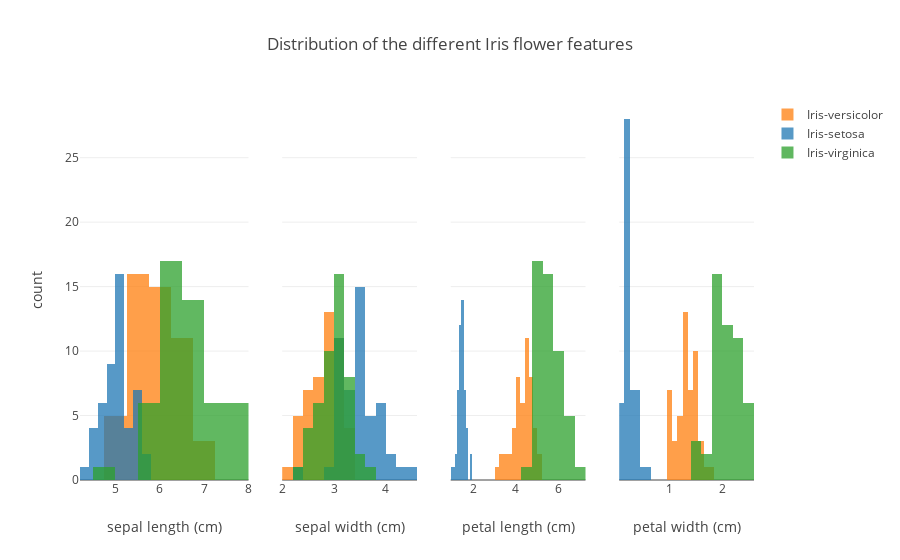

Notebook code for this chart:
### Code cell
# plotting histograms

traces = []

legend = {0:False, 1:False, 2:False, 3:True}

colors = {'Iris-setosa': 'rgb(31, 119, 180)', 
          'Iris-versicolor': 'rgb(255, 127, 14)', 
          'Iris-virginica': 'rgb(44, 160, 44)'}

for col in range(4):
    for key in colors:
        traces.append(go.Histogram(x=X[y==key, col], 
                        opacity=0.75,
                        xaxis='x%s' %(col+1),
                        marker=Marker(color=colors[key]),
                        name=key,
                        showlegend=legend[col]))

data = go.Data(traces)

layout = go.Layout(barmode='overlay',
                xaxis=go.XAxis(domain=[0, 0.25], title='sepal length (cm)'),
                xaxis2=go.XAxis(domain=[0.3, 0.5], title='sepal width (cm)'),
                xaxis3=go.XAxis(domain=[0.55, 0.75], title='petal length (cm)'),
                xaxis4=go.XAxis(domain=[0.8, 1], title='petal width (cm)'),
                yaxis=go.YAxis(title='count'),
                title='Distribution of the different Iris flower features')

fig = go.Figure(data=data, layout=layout)
iplot(fig)

### Figure 1 — Plotly figure (JSON) as saved in the notebook; plotly's stock layout.template omitted (floating-point values rounded to 4 significant figures)
{"data": [{"marker": {"color": "rgb(255, 127, 14)"}, "name": "Iris-versicolor", "opacity": 0.75, "showlegend": false, "type": "histogram", "x": [7, 6.4, 6.9, 5.5, 6.5, 5.7, 6.3, 4.9, 6.6, 5.2, 5, 5.9, 6, 6.1, 5.6, 6.7, 5.6, 5.8, 6.2, 5.6, 5.9, 6.1, 6.3, 6.1, 6.4, 6.6, 6.8, 6.7, 6, 5.7, 5.5, 5.5, 5.8, 6, 5.4, 6, 6.7, 6.3, 5.6, 5.5, 5.5, 6.1, 5.8, 5, 5.6, 5.7, 5.7, 6.2, 5.1, 5.7], "xaxis": "x1"}, {"marker": {"color": "rgb(31, 119, 180)"}, "name": "Iris-setosa", "opacity": 0.75, "showlegend": false, "type": "histogram", "x": [5.1, 4.9, 4.7, 4.6, 5, 5.4, 4.6, 5, 4.4, 4.9, 5.4, 4.8, 4.8, 4.3, 5.8, 5.7, 5.4, 5.1, 5.7, 5.1, 5.4, 5.1, 4.6, 5.1, 4.8, 5, 5, 5.2, 5.2, 4.7, 4.8, 5.4, 5.2, 5.5, 4.9, 5, 5.5, 4.9, 4.4, 5.1, 5, 4.5, 4.4, 5, 5.1, 4.8, 5.1, 4.6, 5.3, 5], "xaxis": "x1"}, {"marker": {"color": "rgb(44, 160, 44)"}, "name": "Iris-virginica", "opacity": 0.75, "showlegend": false, "type": "histogram", "x": [6.3, 5.8, 7.1, 6.3, 6.5, 7.6, 4.9, 7.3, 6.7, 7.2, 6.5, 6.4, 6.8, 5.7, 5.8, 6.4, 6.5, 7.7, 7.7, 6, 6.9, 5.6, 7.7, 6.3, 6.7, 7.2, 6.2, 6.1, 6.4, 7.2, 7.4, 7.9, 6.4, 6.3, 6.1, 7.7, 6.3, 6.4, 6, 6.9, 6.7, 6.9, 5.8, 6.8, 6.7, 6.7, 6.3, 6.5, 6.2, 5.9], "xaxis": "x1"}, {"marker": {"color": "rgb(255, 127, 14)"}, "name": "Iris-versicolor", "opacity": 0.75, "showlegend": false, "type": "histogram", "x": [3.2, 3.2, 3.1, 2.3, 2.8, 2.8, 3.3, 2.4, 2.9, 2.7, 2, 3, 2.2, 2.9, 2.9, 3.1, 3, 2.7, 2.2, 2.5, 3.2, 2.8, 2.5, 2.8, 2.9, 3, 2.8, 3, 2.9, 2.6, 2.4, 2.4, 2.7, 2.7, 3, 3.4, 3.1, 2.3, 3, 2.5, 2.6, 3, 2.6, 2.3, 2.7, 3, 2.9, 2.9, 2.5, 2.8], "xaxis": "x2"}, {"marker": {"color": "rgb(31, 119, 180)"}, "name": "Iris-setosa", "opacity": 0.75, "showlegend": false, "type": "histogram", "x": [3.5, 3, 3.2, 3.1, 3.6, 3.9, 3.4, 3.4, 2.9, 3.1, 3.7, 3.4, 3, 3, 4, 4.4, 3.9, 3.5, 3.8, 3.8, 3.4, 3.7, 3.6, 3.3, 3.4, 3, 3.4, 3.5, 3.4, 3.2, 3.1, 3.4, 4.1, 4.2, 3.1, 3.2, 3.5, 3.1, 3, 3.4, 3.5, 2.3, 3.2, 3.5, 3.8, 3, 3.8, 3.2, 3.7, 3.3], "xaxis": "x2"}, {"marker": {"color": "rgb(44, 160, 44)"}, "name": "Iris-virginica", "opacity": 0.75, "showlegend": false, "type": "histogram", "x": [3.3, 2.7, 3, 2.9, 3, 3, 2.5, 2.9, 2.5, 3.6, 3.2, 2.7, 3, 2.5, 2.8, 3.2, 3, 3.8, 2.6, 2.2, 3.2, 2.8, 2.8, 2.7, 3.3, 3.2, 2.8, 3, 2.8, 3, 2.8, 3.8, 2.8, 2.8, 2.6, 3, 3.4, 3.1, 3, 3.1, 3.1, 3.1, 2.7, 3.2, 3.3, 3, 2.5, 3, 3.4, 3], "xaxis": "x2"}, {"marker": {"color": "rgb(255, 127, 14)"}, "name": "Iris-versicolor", "opacity": 0.75, "showlegend": false, "type": "histogram", "x": [4.7, 4.5, 4.9, 4, 4.6, 4.5, 4.7, 3.3, 4.6, 3.9, 3.5, 4.2, 4, 4.7, 3.6, 4.4, 4.5, 4.1, 4.5, 3.9, 4.8, 4, 4.9, 4.7, 4.3, 4.4, 4.8, 5, 4.5, 3.5, 3.8, 3.7, 3.9, 5.1, 4.5, 4.5, 4.7, 4.4, 4.1, 4, 4.4, 4.6, 4, 3.3, 4.2, 4.2, 4.2, 4.3, 3, 4.1], "xaxis": "x3"}, {"marker": {"color": "rgb(31, 119, 180)"}, "name": "Iris-setosa", "opacity": 0.75, "showlegend": false, "type": "histogram", "x": [1.4, 1.4, 1.3, 1.5, 1.4, 1.7, 1.4, 1.5, 1.4, 1.5, 1.5, 1.6, 1.4, 1.1, 1.2, 1.5, 1.3, 1.4, 1.7, 1.5, 1.7, 1.5, 1, 1.7, 1.9, 1.6, 1.6, 1.5, 1.4, 1.6, 1.6, 1.5, 1.5, 1.4, 1.5, 1.2, 1.3, 1.5, 1.3, 1.5, 1.3, 1.3, 1.3, 1.6, 1.9, 1.4, 1.6, 1.4, 1.5, 1.4], "xaxis": "x3"}, {"marker": {"color": "rgb(44, 160, 44)"}, "name": "Iris-virginica", "opacity": 0.75, "showlegend": false, "type": "histogram", "x": [6, 5.1, 5.9, 5.6, 5.8, 6.6, 4.5, 6.3, 5.8, 6.1, 5.1, 5.3, 5.5, 5, 5.1, 5.3, 5.5, 6.7, 6.9, 5, 5.7, 4.9, 6.7, 4.9, 5.7, 6, 4.8, 4.9, 5.6, 5.8, 6.1, 6.4, 5.6, 5.1, 5.6, 6.1, 5.6, 5.5, 4.8, 5.4, 5.6, 5.1, 5.1, 5.9, 5.7, 5.2, 5, 5.2, 5.4, 5.1], "xaxis": "x3"}, {"marker": {"color": "rgb(255, 127, 14)"}, "name": "Iris-versicolor", "opacity": 0.75, "showlegend": true, "type": "histogram", "x": [1.4, 1.5, 1.5, 1.3, 1.5, 1.3, 1.6, 1, 1.3, 1.4, 1, 1.5, 1, 1.4, 1.3, 1.4, 1.5, 1, 1.5, 1.1, 1.8, 1.3, 1.5, 1.2, 1.3, 1.4, 1.4, 1.7, 1.5, 1, 1.1, 1, 1.2, 1.6, 1.5, 1.6, 1.5, 1.3, 1.3, 1.3, 1.2, 1.4, 1.2, 1, 1.3, 1.2, 1.3, 1.3, 1.1, 1.3], "xaxis": "x4"}, {"marker": {"color": "rgb(31, 119, 180)"}, "name": "Iris-setosa", "opacity": 0.75, "showlegend": true, "type": "histogram", "x": [0.2, 0.2, 0.2, 0.2, 0.2, 0.4, 0.3, 0.2, 0.2, 0.1, 0.2, 0.2, 0.1, 0.1, 0.2, 0.4, 0.4, 0.3, 0.3, 0.3, 0.2, 0.4, 0.2, 0.5, 0.2, 0.2, 0.4, 0.2, 0.2, 0.2, 0.2, 0.4, 0.1, 0.2, 0.1, 0.2, 0.2, 0.1, 0.2, 0.2, 0.3, 0.3, 0.2, 0.6, 0.4, 0.3, 0.2, 0.2, 0.2, 0.2], "xaxis": "x4"}, {"marker": {"color": "rgb(44, 160, 44)"}, "name": "Iris-virginica", "opacity": 0.75, "showlegend": true, "type": "histogram", "x": [2.5, 1.9, 2.1, 1.8, 2.2, 2.1, 1.7, 1.8, 1.8, 2.5, 2, 1.9, 2.1, 2, 2.4, 2.3, 1.8, 2.2, 2.3, 1.5, 2.3, 2, 2, 1.8, 2.1, 1.8, 1.8, 1.8, 2.1, 1.6, 1.9, 2, 2.2, 1.5, 1.4, 2.3, 2.4, 1.8, 1.8, 2.1, 2.4, 2.3, 1.9, 2.3, 2.5, 2.3, 1.9, 2, 2.3, 1.8], "xaxis": "x4"}], "layout": {"barmode": "overlay", "title": "Distribution of the different Iris flower features", "xaxis": {"domain": [0, 0.25], "title": "sepal length (cm)"}, "xaxis2": {"domain": [0.3, 0.5], "title": "sepal width (cm)"}, "xaxis3": {"domain": [0.55, 0.75], "title": "petal length (cm)"}, "xaxis4": {"domain": [0.8, 1], "title": "petal width (cm)"}, "yaxis": {"title": "count"}}}
